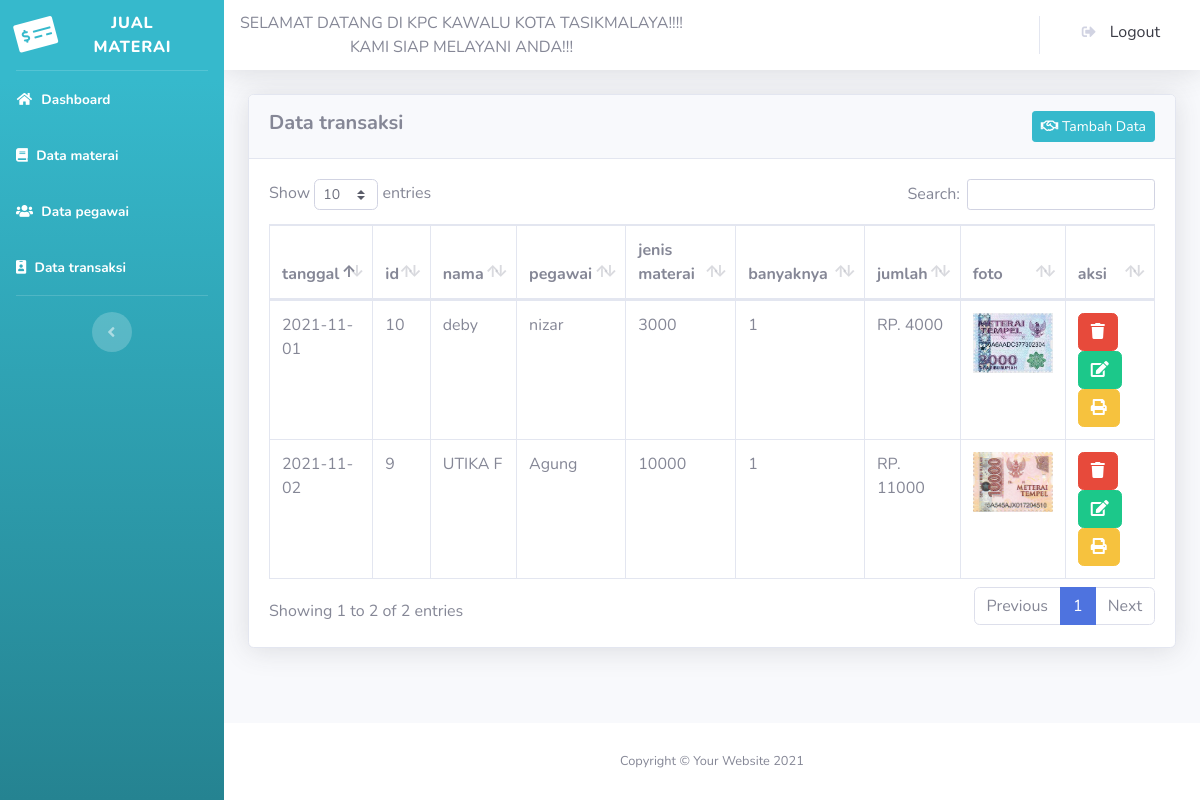
/index.php/transaksi, run on the app's committed database.
### tables this page shows
CREATE TABLE `transaksi` (
  `tanggal` date NOT NULL,
  `id` int(10) NOT NULL,
  `nama` varchar(50) NOT NULL,
  `pegawai` varchar(40) NOT NULL,
  `jenis_materai` text NOT NULL,
  `banyaknya` varchar(50) NOT NULL,
  `jumlah` varchar(50) NOT NULL,
  `foto` varchar(300) NOT NULL
);

### application/controllers/Transaksi.php (called while the page is built, shortened)
<?php
class Transaksi extends CI_Controller {
    public function __construct(){
        $this->load->model('M_transaksi');
    }
	public function index()
	{
        $data['transaksi'] = $this->M_transaksi->datatransaksi();
		$this->load->view('template/header');
		$this->load->view('transaksi/data_transaksi',$data);
		$this->load->view('template/footer');
	}
}

### index.php (called while the page is built, shortened)
<?php
require_once BASEPATH.'core/CodeIgniter.php';

### application/models/M_transaksi.php (called while the page is built, shortened)
<?php
class M_transaksi extends CI_Model {
    function datatransaksi()
    {
        return $this->db->get('transaksi')->result();
    }
}

### application/views/transaksi/data_transaksi.php (the view, shortened to what this page needs)
<!DOCTYPE html>
 <html lang="en">
 <head>
 </head>
 <body>
 <div class="container-fluid">
<div class="card shadow mb-4">
    <div class="card-header py-3">
        <h5 class="m-0 font-weight-bold text-black">Data transaksi
        <a href="<?=base_url('transaksi/tambah_data')?>"class="btn btn-sm
            btn-info float-right">
            <i class="far fa-handshake"></i>
                 Tambah Data
            </a>
        </h5>
    </div>
    <div class="card-body">
        <div class="table-responsive">
            <table class="table table-bordered" id="dataTable" width="100%" cellspacing="0">
                <thead>
                    <tr>
                        <th>tanggal</th>
                        <th>id</th>
                        <th>nama</th>
                        <th>pegawai</th>
                        <th>jenis materai</th>
                        <th>banyaknya</th>
                        <th>jumlah</th>
                        <th>foto</th>
                        <th>aksi</th>
                    </tr>
                </thead>
                <tbody>
                    <?php foreach($transaksi as $tr): ?>
                    <tr>
                        <td><?=$tr->tanggal?></td>
                        <td><?=$tr->id?></td>
                        <td><?=$tr->nama?></td>
                        <td><?=$tr->pegawai?></td>
                        <td><?=$tr->jenis_materai?></td>
                        <td><?=$tr->banyaknya?></td>
                        <td><?="RP. ".$tr->jumlah?></td>
                        <td><img src="<?= base_url('foto/').$tr->foto;?>"width="80px"></td>
                        <td>
                          <a href="<?=base_url("transaksi/hapus_transaksi/".$tr->id)?>" class="btn btn-danger"><i class="fa fa-trash"></i></a>
                          <a href="<?=base_url("transaksi/edit_transaksi/".$tr->id)?>" class="btn btn-success"><i class="fa fa-edit"></i></a>
                          <a href="<?=base_url("Transaksi/print_transaksi/".$tr->id)?>" class="btn btn-warning"><i class="fa fa-print"></i></a>
                        </td>
                    </tr>
                    <?php endforeach; ?>
                </tbody>
            </table>
        </div>
    </div>
</div>
</div>
</body>
 </html>

### data on the page
transaksi: tanggal "2021-11-02", id "9", nama "UTIKA F", pegawai "Agung", jenis_materai "10000", banyaknya "1", jumlah "11000", foto (picture)
transaksi: tanggal "2021-11-01", id "10", nama "deby", pegawai "nizar", jenis_materai "3000", banyaknya "1", jumlah "4000", foto (picture)
